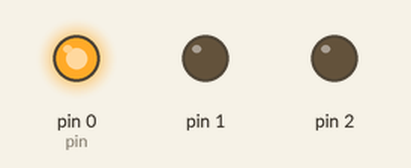
Bench run of a sketch on a simulated Arduino Uno, built with avr-gcc and run on an emulated ATmega328P. On the bench: output pins drawn as LEDs (lit = HIGH).

Above: at 0.15 s.
At 0.75 s:
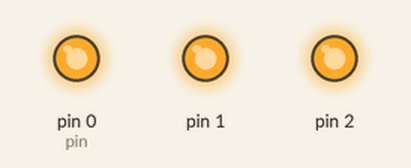
At 1.05 s:
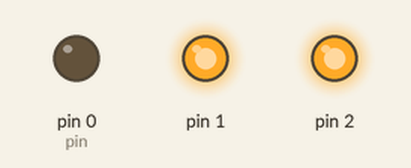
At 1.35 s:
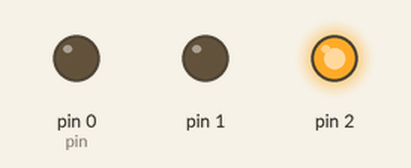
At 2.25 s:
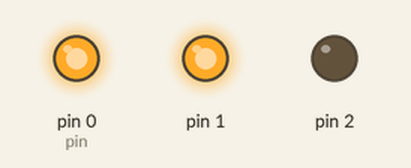
At 3.45 s:
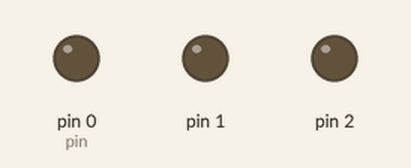
Timing chart, 0 to 4.1 s (numbered marks = the images above):
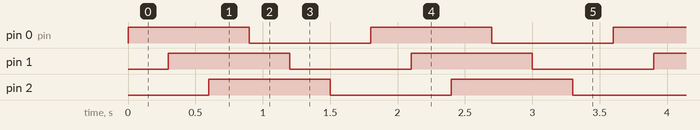

Measured:
- by itself, pin 0 (pin), pin 1, pin 2: alternates HIGH for 0.90 s and LOW for 0.90 s
- by itself, everything shown: repeats every 1.8 s, in 6 steps

The sketch:

alt.ino
```cpp
int pin = 0;
int highlow = HIGH;
void setup() {
	for (int i = 0; i < 3; i++)
		pinMode(i, OUTPUT);
}

void loop() {
	digitalWrite(pin, highlow);
	delay(300);

	//* thanks chat gpt for this part :p
	pin = (pin + 1) % 3;
	// *
	if (pin == 0)
		highlow ^= 1;
}
```
